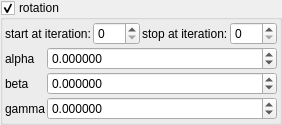
    <widget class="MyGroupBox" name="groupCheck_transf_function_enabledR_false">
     <property name="title">
      <string>rotation&amp;</string>
     </property>
     <property name="checkable">
      <bool>true</bool>
     </property>
     <layout class="QVBoxLayout" name="verticalLayout_14" stretch="0,0">
      <property name="spacing">
       <number>2</number>
      </property>
      <property name="leftMargin">
       <number>2</number>
      </property>
      <property name="topMargin">
       <number>2</number>
      </property>
      <property name="rightMargin">
       <number>2</number>
      </property>
      <property name="bottomMargin">
       <number>2</number>
      </property>
      <item>
       <layout class="QHBoxLayout" name="horizontalLayout_29" stretch="0,1,0,1">
        <item>
         <widget class="QLabel" name="label_112">
          <property name="text">
           <string>start at iteration:</string>
          </property>
         </widget>
        </item>
        <item>
         <widget class="MySpinBox" name="spinboxInt_transf_start_iterations_R">
          <property name="sizePolicy">
           <sizepolicy hsizetype="Minimum" vsizetype="Maximum">
            <horstretch>0</horstretch>
            <verstretch>0</verstretch>
           </sizepolicy>
          </property>
          <property name="minimum">
           <number>0</number>
          </property>
          <property name="maximum">
           <number>999</number>
          </property>
          <property name="value">
           <number>0</number>
          </property>
         </widget>
        </item>
        <item>
         <widget class="QLabel" name="label_81">
          <property name="text">
           <string>stop at iteration:</string>
          </property>
         </widget>
        </item>
        <item>
         <widget class="MySpinBox" name="spinboxInt_transf_stop_iterations_R">
          <property name="sizePolicy">
           <sizepolicy hsizetype="Preferred" vsizetype="Maximum">
            <horstretch>0</horstretch>
            <verstretch>0</verstretch>
           </sizepolicy>
          </property>
          <property name="maximum">
           <number>999</number>
          </property>
         </widget>
        </item>
       </layout>
      </item>
      <item>
       <layout class="QGridLayout" name="gridLayout_4" columnstretch="0,1">
        <item row="0" column="0">
         <widget class="QLabel" name="label_46">
          <property name="text">
           <string notr="true">alpha</string>
          </property>
         </widget>
        </item>
        <item row="2" column="0">
         <widget class="QLabel" name="label_61">
          <property name="text">
           <string notr="true">gamma</string>
          </property>
         </widget>
        </item>
        <item row="1" column="0">
         <widget class="QLabel" name="label_60">
          <property name="text">
           <string notr="true">beta</string>
          </property>
         </widget>
        </item>
        <item row="0" column="1">
         <widget class="MyDoubleSpinBox" name="spinboxd3_transf_rotation_x">
          <property name="sizePolicy">
           <sizepolicy hsizetype="Minimum" vsizetype="Maximum">
            <horstretch>0</horstretch>
            <verstretch>0</verstretch>
           </sizepolicy>
          </property>
          <property name="prefix">
           <string/>
          </property>
          <property name="suffix">
           <string/>
          </property>
          <property name="decimals">
           <number>6</number>
          </property>
          <property name="minimum">
           <double>-36000.000000000000000</double>
          </property>
          <property name="maximum">
           <double>36000.000000000000000</double>
          </property>
          <property name="singleStep">
           <double>1.000000000000000</double>
          </property>
         </widget>
        </item>
        <item row="1" column="1">
         <widget class="MyDoubleSpinBox" name="spinboxd3_transf_rotation_y">
          <property name="sizePolicy">
           <sizepolicy hsizetype="Minimum" vsizetype="Maximum">
            <horstretch>0</horstretch>
            <verstretch>0</verstretch>
           </sizepolicy>
          </property>
          <property name="prefix">
           <string/>
          </property>
          <property name="suffix">
           <string/>
          </property>
          <property name="decimals">
           <number>6</number>
          </property>
          <property name="minimum">
           <double>-36000.000000000000000</double>
          </property>
          <property name="maximum">
           <double>36000.000000000000000</double>
          </property>
          <property name="singleStep">
           <double>1.000000000000000</double>
          </property>
         </widget>
        </item>
        <item row="2" column="1">
         <widget class="MyDoubleSpinBox" name="spinboxd3_transf_rotation_z">
          <property name="sizePolicy">
           <sizepolicy hsizetype="Minimum" vsizetype="Maximum">
            <horstretch>0</horstretch>
            <verstretch>0</verstretch>
           </sizepolicy>
          </property>
          <property name="prefix">
           <string/>
          </property>
          <property name="suffix">
           <string/>
          </property>
          <property name="decimals">
           <number>6</number>
          </property>
          <property name="minimum">
           <double>-36000.000000000000000</double>
          </property>
          <property name="maximum">
           <double>36000.000000000000000</double>
          </property>
          <property name="singleStep">
           <double>1.000000000000000</double>
          </property>
         </widget>
        </item>
       </layout>
      </item>
     </layout>
    </widget>
